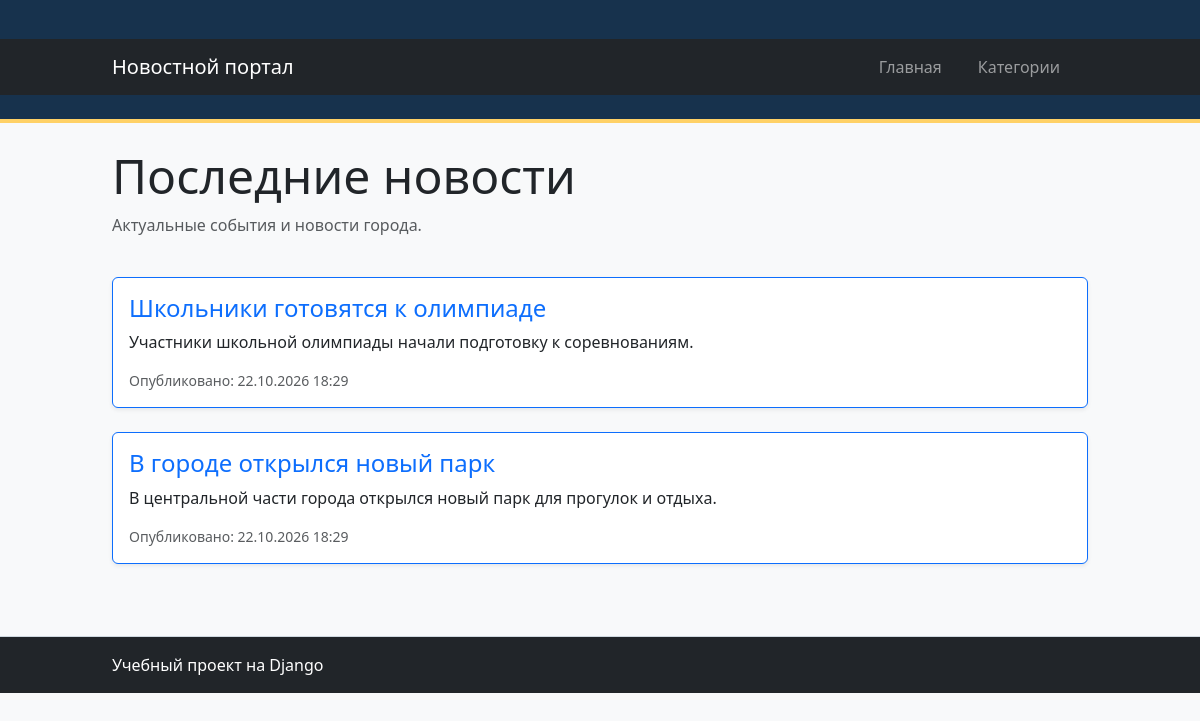
The app's page /, older data.
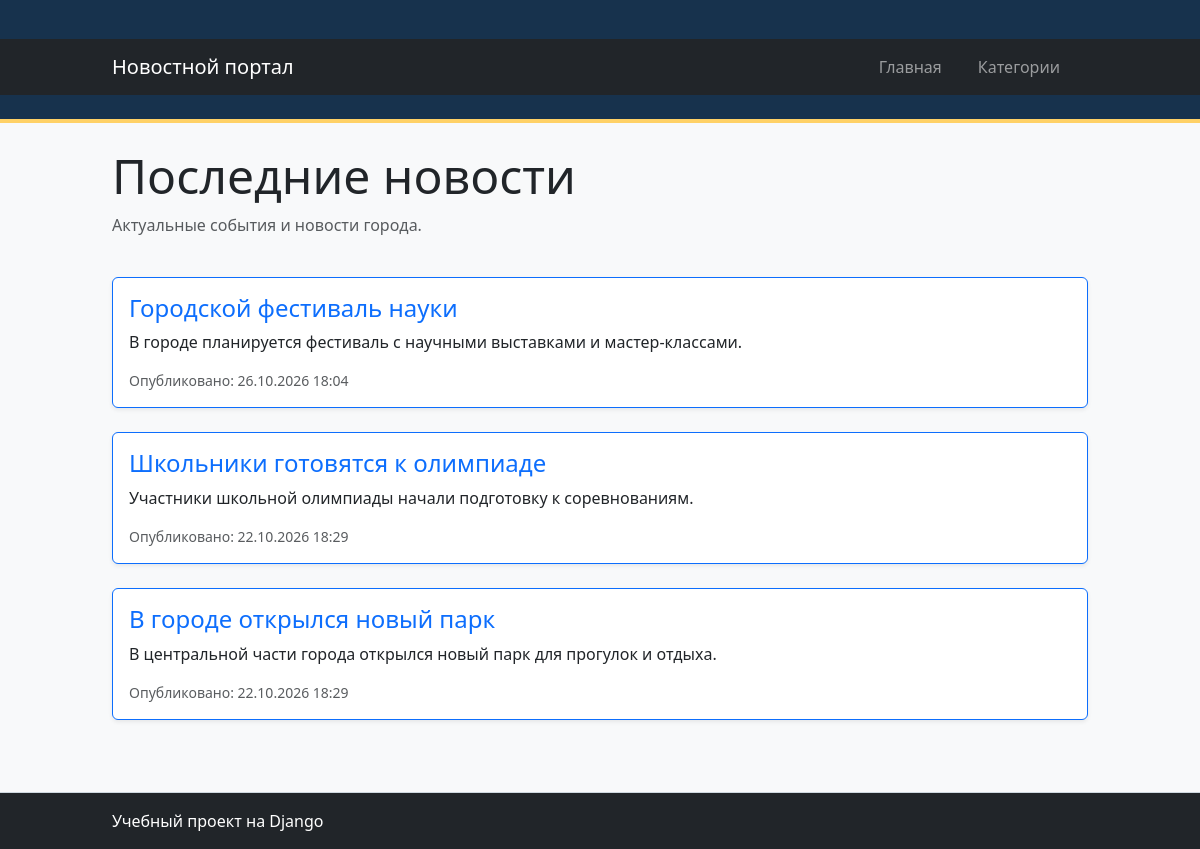
The same page, newer data.
### news/models.py (models this page shows, shortened)
class Article(models.Model):
    title = models.CharField(
        max_length=200,
        verbose_name="Заголовок",
    )
    content = models.TextField(
        verbose_name="Текст новости",
    )
    created_at = models.DateTimeField(
        auto_now_add=True,
        verbose_name="Дата создания",
    )
    is_published = models.BooleanField(
        default=False,
        verbose_name="Опубликована",
    )
    author = models.CharField(
        max_length=100,
        default="Редакция",
        verbose_name="Автор",
    )

### news/views.py (the view)
# urls.py: path("", views.index, name="home"),
def index(request):
    articles = Article.objects.filter(
        is_published=True
    ).order_by("-created_at")
    context = {
        "articles": articles,
    }
    return render(
        request,
        "news/index.html",
        context,
    )

### news/templates/news/index.html (shortened to what this page needs)
{% extends "news/base.html" %}
{% block content %}
<div class="row mb-4">
    <div class="col">
        <h1 class="display-5">
            Последние новости
        </h1>
        <p class="text-muted">
            Актуальные события и новости города.
        </p>
    </div>
</div>
<div class="row">
    {% for article in articles %}
        <div class="col-12 mb-4">
            <article class="card border-primary shadow-sm">
                <div class="card-body">
                    <h2 class="card-title h4 text-primary">
                        {{ article.title }}
                    </h2>
                    <p class="card-text">
                        {{ article.content|truncatewords:30 }}
                    </p>
                    <p class="text-muted small mb-0">
                        Опубликовано:
                        {{ article.created_at|date:"d.m.Y H:i" }}
                    </p>
                </div>
            </article>
        </div>
    {% empty %}
        <div class="col-12">
            <div class="alert alert-info">
                Пока нет опубликованных новостей.
            </div>
        </div>
    {% endfor %}
</div>
{% endblock %}

### news/templates/news/base.html (shortened to what this page needs)
<!DOCTYPE html>
{% load static %}
<html lang="ru">
<head>
    <link
        href="https://cdn.jsdelivr.net/npm/bootstrap@5.3.8/dist/css/bootstrap.min.css"
        rel="stylesheet"
    >
    <link rel="stylesheet" href="{% static 'news/style.css' %}">
</head>
<body class="bg-light">
<header>
    <nav class="navbar navbar-expand-lg navbar-dark bg-dark">
        <div class="container">
            <a class="navbar-brand" href="{% url 'home' %}">
                Новостной портал
            </a>
            <div class="navbar-nav">
                <a class="nav-link" href="{% url 'home' %}">
                    Главная
                </a>
                <a class="nav-link" href="{% url 'category' %}">
                    Категории
                </a>
            </div>
        </div>
    </nav>
</header>
<main class="container py-4">
    {% block content %}
    {% endblock %}
</main>
<footer class="bg-dark text-white py-3 mt-4">
    <div class="container">
        <p class="mb-0">Учебный проект на Django</p>
    </div>
</footer>
</body>
</html>

### news/static/news/style.css (style rules this page uses)
header { background-color: #17324d; color: white; padding: 24px 0; border-bottom: 4px solid #ffd166; }
.container { width: 90%; max-width: 1000px; margin: 0 auto; }
nav { margin-top: 15px; }
nav a { color: #ffffff; text-decoration: none; margin-right: 20px; font-weight: 500; transition: color 0.2s ease; }
main { padding-top: 25px; padding-bottom: 40px; }
footer { background-color: #e1e7ec; padding: 20px 0; color: #455a64; border-top: 1px solid #cfd8df; }

Row changes from the older to the newer data that the page shows:
added Article: title "Городской фестиваль науки", content "В городе планируется фестиваль с научными выставками и мастер-классами.", created_at "26.10.2026 18:04"
